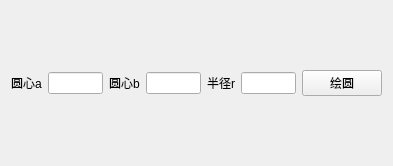
<?xml version="1.0" encoding="UTF-8"?>
<ui version="4.0">
 <class>Widget</class>
 <widget class="QWidget" name="Widget">
  <property name="geometry">
   <rect>
    <x>0</x>
    <y>0</y>
    <width>393</width>
    <height>166</height>
   </rect>
  </property>
  <property name="windowTitle">
   <string>Widget</string>
  </property>
  <layout class="QGridLayout" name="gridLayout">
   <item row="0" column="0">
    <layout class="QHBoxLayout" name="horizontalLayout">
     <item>
      <widget class="QLabel" name="label">
       <property name="text">
        <string>圆心a</string>
       </property>
      </widget>
     </item>
     <item>
      <widget class="QLineEdit" name="lineEdit_1"/>
     </item>
     <item>
      <widget class="QLabel" name="label_2">
       <property name="text">
        <string>圆心b</string>
       </property>
      </widget>
     </item>
     <item>
      <widget class="QLineEdit" name="lineEdit_2"/>
     </item>
     <item>
      <widget class="QLabel" name="label_3">
       <property name="text">
        <string>半径r</string>
       </property>
      </widget>
     </item>
     <item>
      <widget class="QLineEdit" name="lineEdit_3"/>
     </item>
     <item>
      <widget class="QPushButton" name="pushButton_1">
       <property name="text">
        <string>绘圆</string>
       </property>
      </widget>
     </item>
    </layout>
   </item>
  </layout>
 </widget>
 <layoutdefault spacing="6" margin="11"/>
 <resources/>
 <connections/>
</ui>
